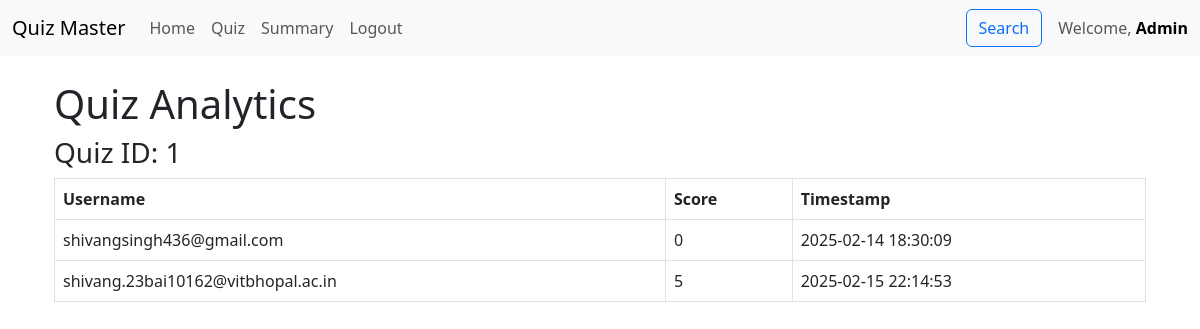
/quiz_analytics/1 (signed in), run on the app's committed database.
### models.py (models this page shows, shortened)
class User(db.Model):
    id = db.Column(db.Integer, primary_key=True)
    username = db.Column(db.String(120), unique=True, nullable=False)
    password_hash = db.Column(db.String(120), nullable=False)
    full_name = db.Column(db.String(100))
    qualification = db.Column(db.String(100))
    dob = db.Column(db.Date)
    role = db.Column(db.Enum("user", "admin", name="user_roles"), default="user",)
    created_at = db.Column(db.DateTime, default=datetime.now(timezone.utc))
    scores = db.relationship('Score', backref='user', lazy=True, cascade="all, delete-orphan")

class Score(db.Model):
    id = db.Column(db.Integer, primary_key=True)
    quiz_id = db.Column(db.Integer, db.ForeignKey('quiz.id'), nullable=False)
    user_id = db.Column(db.Integer, db.ForeignKey('user.id'), nullable=False)
    timestamp = db.Column(db.DateTime, nullable=False, default=datetime.utcnow)
    total_score = db.Column(db.Integer, nullable=False)
    __table_args__ = (db.UniqueConstraint('quiz_id', 'user_id', name='unique_user_quiz_attempt'),)

### controllers/controllers_users.py (the view)
@app.route('/quiz_analytics/<int:quiz_id>')
@auth_required
def quiz_analytics(quiz_id):
    current_user = User.query.get(session["user_id"])
    if current_user.role != "admin":
        flash("You do not have permission to view this page.", "danger")
        return redirect(url_for('dashboard'))
    quiz_attempts = db.session.query(
        User.id,
        User.username,
        Score.total_score,
        Score.timestamp
    ).join(Score, Score.user_id == User.id)\
     .filter(Score.quiz_id == quiz_id)\
     .all()
    return render_template('quiz_analytics.html',
                           quiz_attempts=quiz_attempts,
                           quiz_id=quiz_id,
                           user=current_user)

### controllers/controllers_users.py (called while the page is built)
def auth_required(func):
    @wraps(func)
    def inner(*args, **kwargs):
        if "user_id" in session:
            return func(*args, **kwargs)
        else:
            flash("Please login to continue")
            return redirect(url_for("index"))
    return inner

### templates/quiz_analytics.html (shortened to what this page needs)
{% extends "base.html" %}
{% block content %}
    <div class="container mt-4">
        <h1>Quiz Analytics</h1>
        <h3>Quiz ID: {{ quiz_id }}</h3>
        <table class="table table-bordered">
            <thead>
                <tr>
                    <th>Username</th>
                    <th>Score</th>
                    <th>Timestamp</th>
                </tr>
            </thead>
            <tbody>
                {% for attempt in quiz_attempts %}
                <tr>
                    <td><a class="nav-link" href="/dashboard/scores/{{attempt.id}}">{{ attempt.username }}</a></td>
                    <td>{{ attempt.total_score }}</td>
                    <td>{{ attempt.timestamp.strftime('%Y-%m-%d %H:%M:%S') }}</td>
                </tr>
                {% endfor %}
            </tbody>
        </table>
    </div>
    {% endblock %}

### templates/navbar.html (shortened to what this page needs)
<nav class="navbar navbar-expand-lg navbar-light bg-light">
    <div class="container-fluid">
        <a class="navbar-brand" href="/">Quiz Master</a>
        <div class="collapse navbar-collapse" id="navbarNav">
            <ul class="navbar-nav me-auto">
                {% if 'user_id' in session %}
                <li class="nav-item">
                    <a class="nav-link" href="/dashboard">Home</a>
                </li>
                {% if user.role=="user" %}
                <li class="nav-item">
                    <a class="nav-link" href="/dashboard/scores/{{user.id}}">Scores</a>
                </li>
                {% else %}
                <li class="nav-item">
                    <a class="nav-link" href="/dashboard/quiz_management">Quiz</a>
                </li>
                {% endif %}
                <li class="nav-item">
                    <a class="nav-link" href="/summary">Summary</a>
                </li>
                <li class="nav-item">
                    <a class="nav-link" href="/logout">Logout</a>
                </li>
                {% endif %}
            </ul>
            {% if 'user_id' in session %}
            <div class="d-flex align-items-center">
                <a class="nav-link me-3" href="/search">
                    <button class="btn btn-outline-primary">Search</button>
                </a>
                <span class="navbar-text">
                    Welcome, <a class="fw-bold text-decoration-none" href="/profile">{{ user.full_name | capitalize }}</a>
                </span>
            </div>
            {% endif %}
        </div>
    </div>
</nav>

### data on the page
User: full_name "Admin"
Score: username "shivangsingh436@gmail.com", total_score "0", timestamp "2025-02-14 18:30:09"
Score: username "shivang.23bai10162@vitbhopal.ac.in", total_score "5", timestamp "2025-02-15 22:14:53"

### other printed values
{{ quiz_id }} "1"
